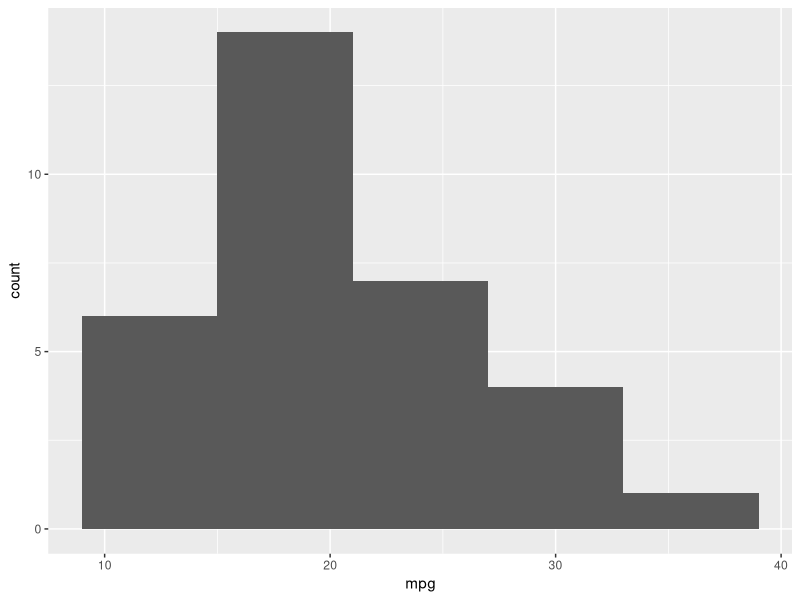
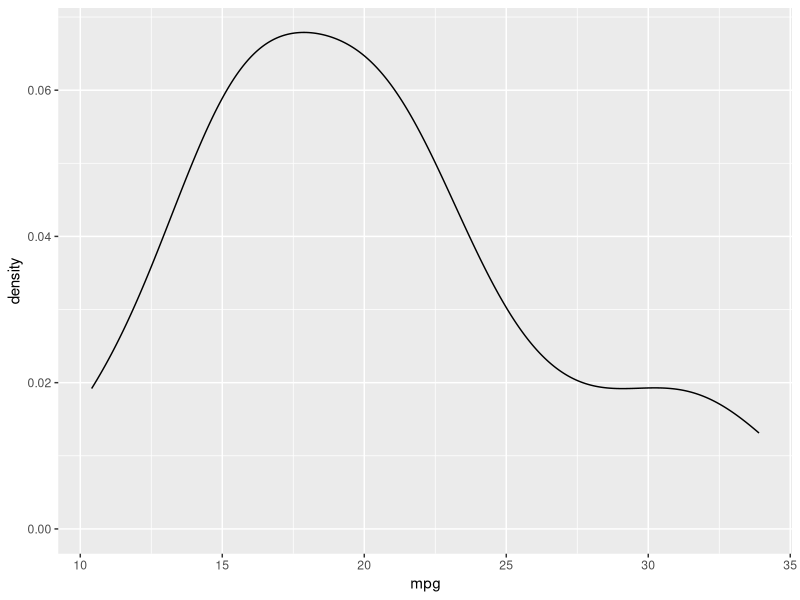
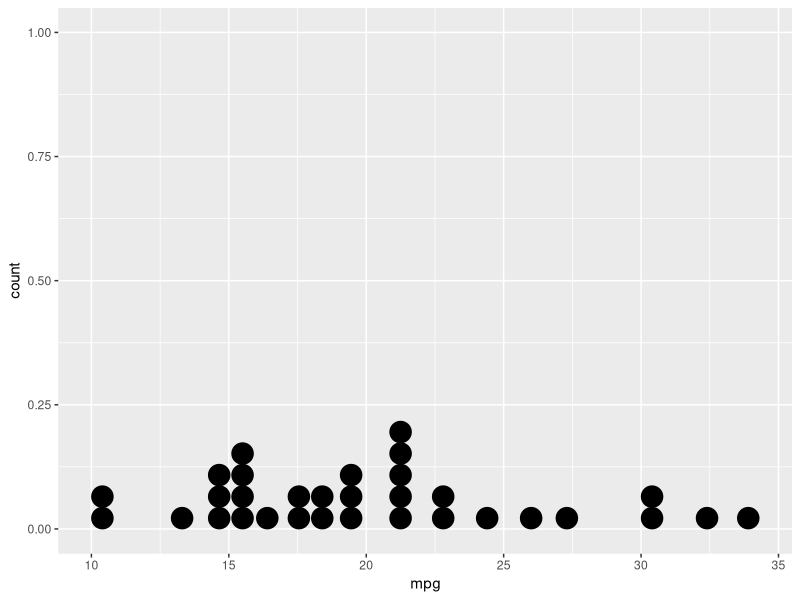
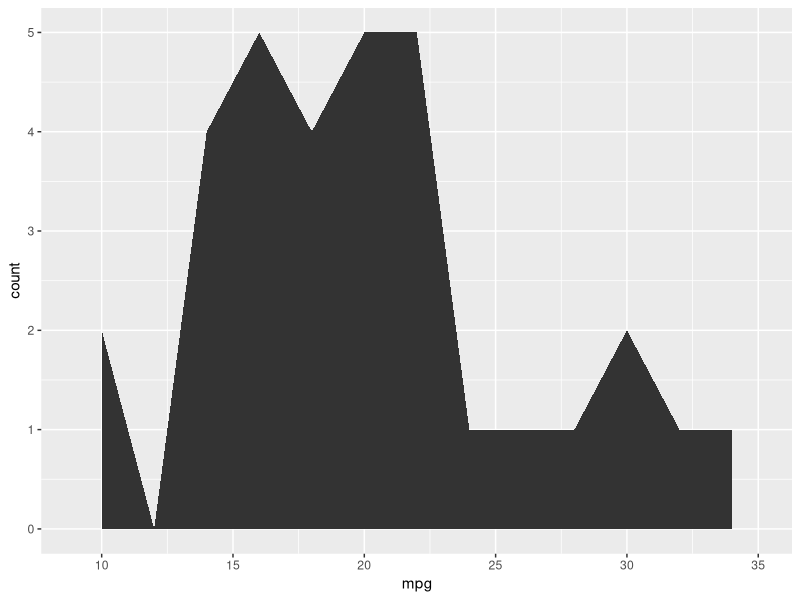
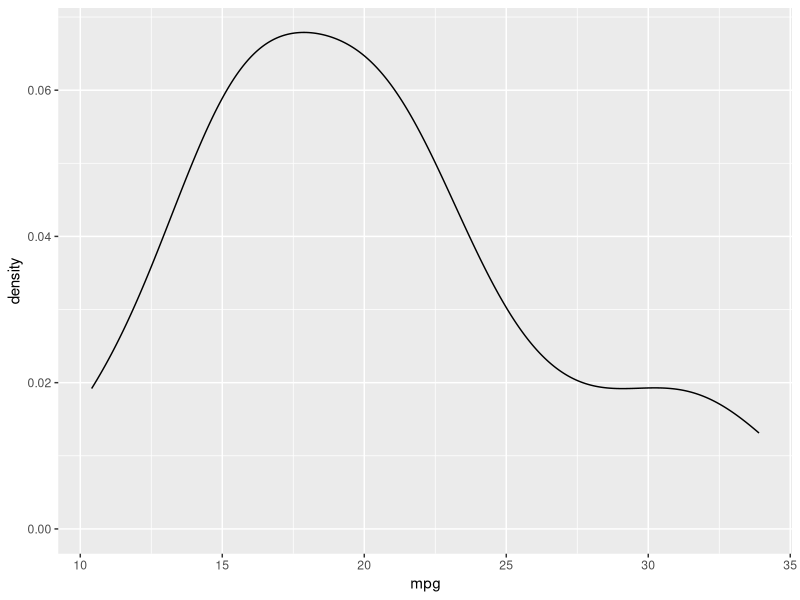
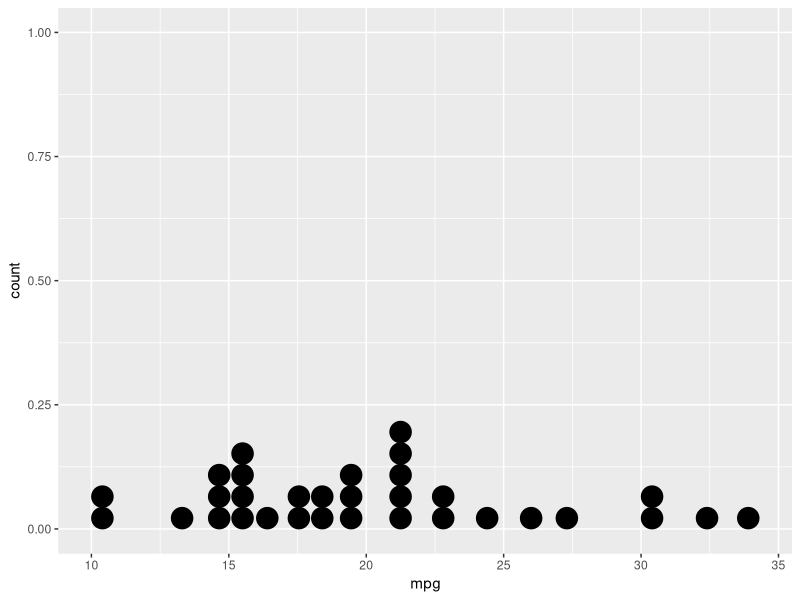
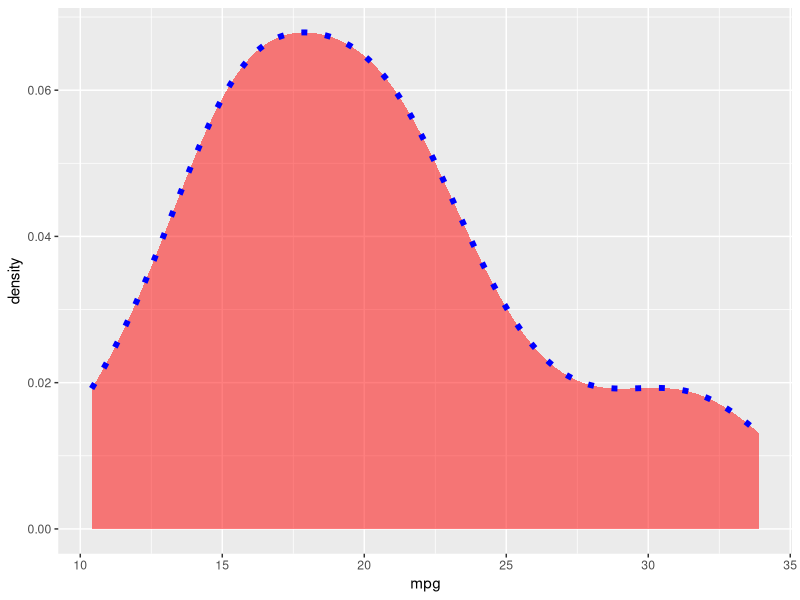
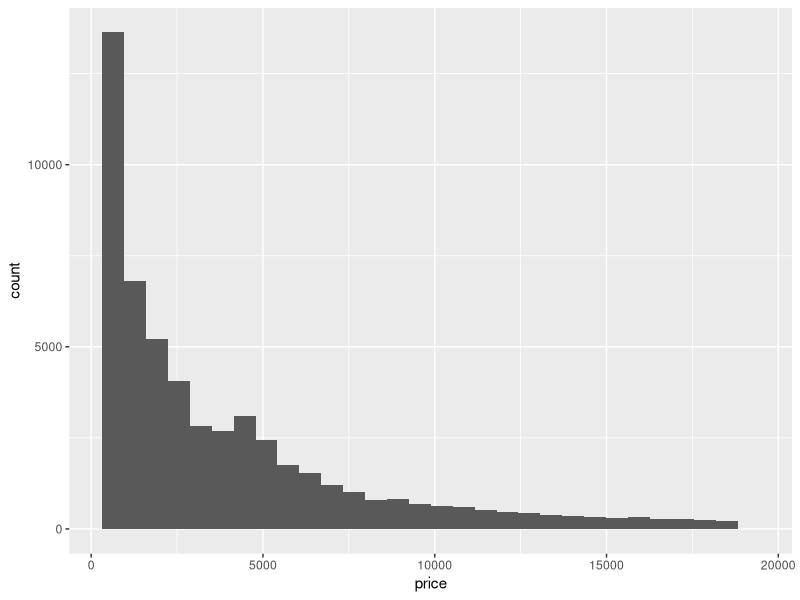

Generate these figures, in order, with R: (Note: this script raises an error after producing the figures.)
#GGPLOT2 -------------------------------------------------------------------------------------------
library(ggplot2)
ggplot(data = mtcars, aes(x=mpg)) + geom_histogram(binwidth = 6)
ggplot(data = mtcars, aes(x=mpg)) + geom_density()
ggplot(data = mtcars, aes(x=mpg)) + geom_dotplot()
ggplot(data = mtcars, aes(x=mpg)) + geom_area(stat="bin",binwidth=2)


p <- ggplot(data = mtcars, aes(x=mpg))
p + geom_density()
p + geom_dotplot()
p + geom_density(bins=6,colour="Blue",fill="red",alpha=0.5,linetype="dotted",size=2)


p <- ggplot(data=diamonds,aes(x=price)) + geom_histogram()
p

p <- ggplot(data=diamonds,aes(x=carat,y=price)) + geom_point()
p + geom_smooth()


sub_df <- diamonds[diamonds$carat < 0.3]
p <- ggplot(data=sub_df,aes(x=carat,y=price)) + geom_point()
p + geom_smooth()
